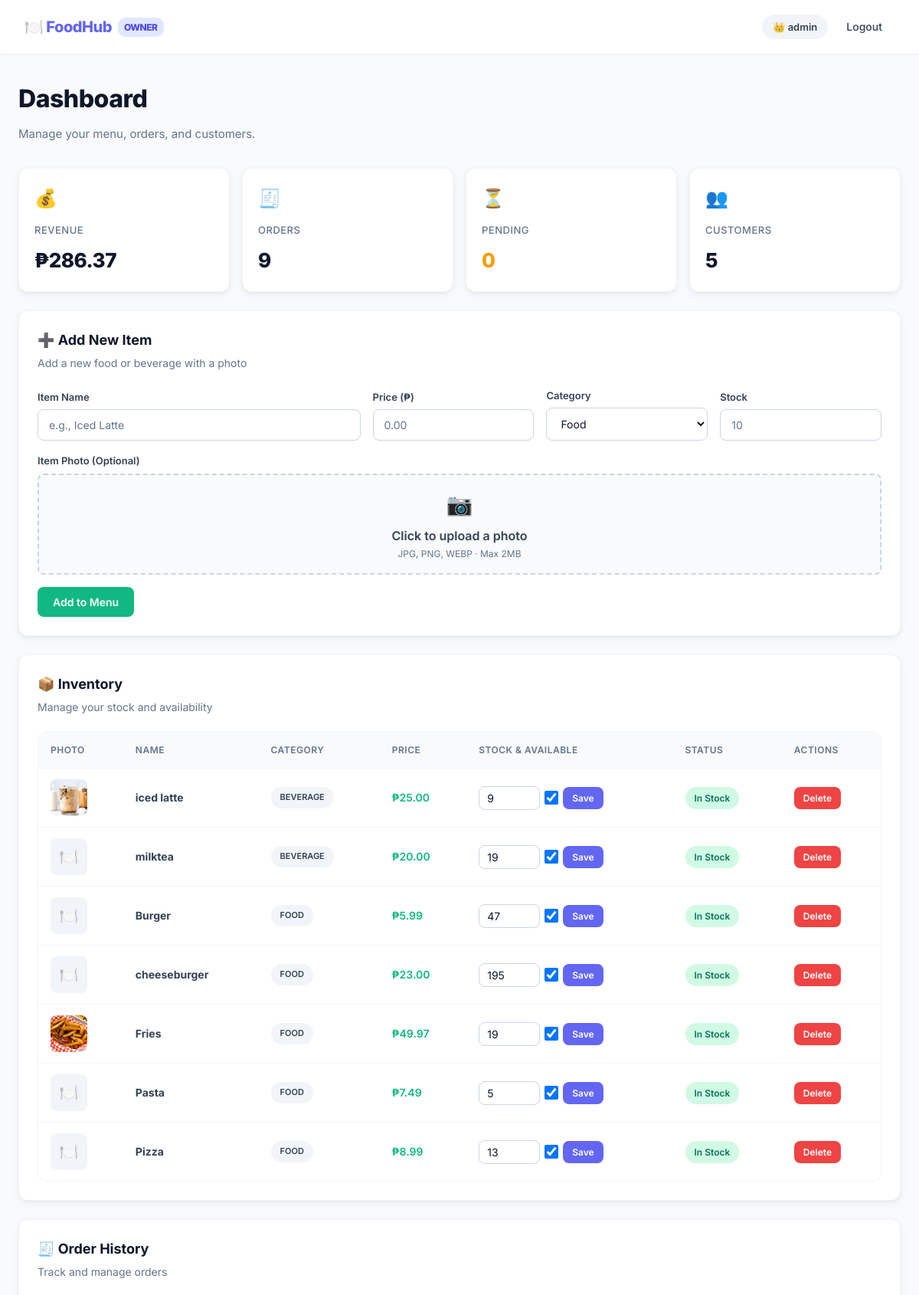
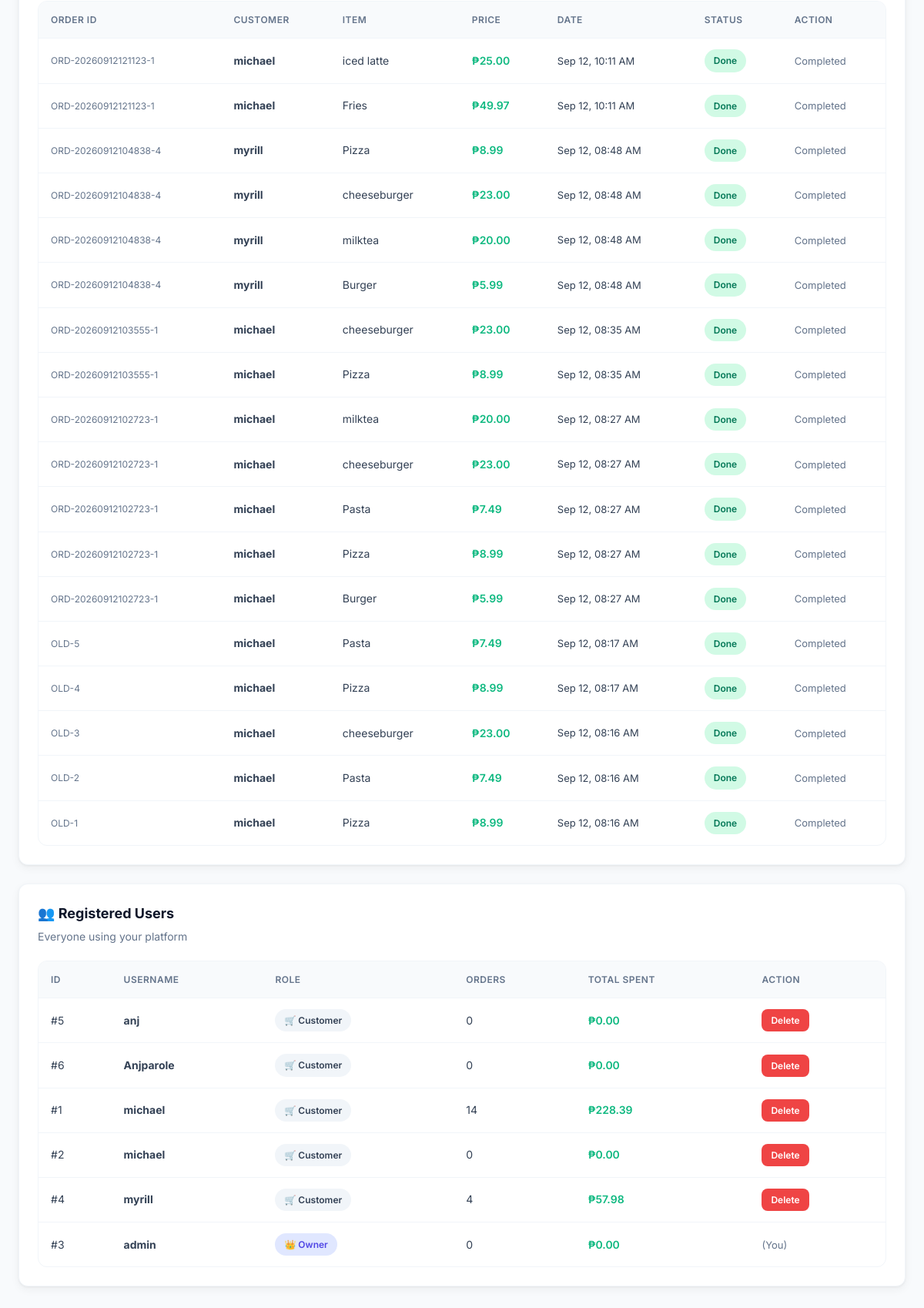
The app's page /Food_Ordering/admin.php (signed in) with its own data (2 pictures, top to bottom).
### tables this page shows
CREATE TABLE `menu` (
  `id` int(11) NOT NULL,
  `name` varchar(100) NOT NULL,
  `price` decimal(10,2) NOT NULL,
  `available` tinyint(1) DEFAULT 1,
  `stock` int(11) DEFAULT 10,
  `category` varchar(50) DEFAULT 'Food',
  `image` varchar(255) DEFAULT NULL
);

CREATE TABLE `orders` (
  `id` int(11) NOT NULL,
  `user_id` int(11) NOT NULL,
  `item_id` int(11) NOT NULL,
  `item_name` varchar(100) NOT NULL,
  `price` decimal(10,2) NOT NULL,
  `quantity` int(11) DEFAULT 1,
  `order_date` timestamp NOT NULL DEFAULT current_timestamp(),
  `status` varchar(20) DEFAULT 'Processing',
  `group_order_id` varchar(50) DEFAULT NULL
);

CREATE TABLE `users` (
  `id` int(11) NOT NULL,
  `username` varchar(50) NOT NULL,
  `password` varchar(255) NOT NULL,
  `role` varchar(20) DEFAULT 'customer'
);

### Food_Ordering/admin.php (the view, shortened to what this page needs)
<?php
require 'db_connect.php';
$menu_items = $pdo->query("SELECT * FROM menu ORDER BY category, name")->fetchAll();
$orders = $pdo->query("SELECT orders.*, users.username FROM orders JOIN users ON orders.user_id = users.id ORDER BY orders.order_date DESC")->fetchAll();
$users_list = $pdo->query("
    SELECT users.id, users.username, users.role,
           COUNT(orders.id) AS total_orders,
           COALESCE(SUM(orders.price * orders.quantity), 0) AS total_spent
    FROM users LEFT JOIN orders ON users.id = orders.user_id
    GROUP BY users.id ORDER BY users.role DESC, users.username ASC
")->fetchAll();
$total_revenue = $pdo->query("SELECT COALESCE(SUM(price * quantity), 0) FROM orders")->fetchColumn();
$total_orders = $pdo->query("SELECT COUNT(DISTINCT group_order_id) FROM orders")->fetchColumn();
$pending_orders = $pdo->query("SELECT COUNT(*) FROM orders WHERE status = 'Processing'")->fetchColumn();
$total_customers = $pdo->query("SELECT COUNT(*) FROM users WHERE role = 'customer'")->fetchColumn();
?>
<!DOCTYPE html>
<html lang="en">
<head>
    <link rel="stylesheet" href="assets/style.css">
</head>
<body>
    <nav class="navbar">
        <a href="admin.php" class="navbar-brand">🍽️ FoodHub <span style="font-size:12px; background: var(--primary-light); color: var(--primary-dark); padding: 3px 8px; border-radius: 10px;">OWNER</span></a>
        <ul class="navbar-nav">
            <li><span class="user-badge">👑 <?php echo htmlspecialchars($_SESSION['username']); ?></span></li>
            <li><a href="logout.php">Logout</a></li>
        </ul>
    </nav>
    <div class="container">
        <h1 class="page-title">Dashboard</h1>
        <p class="page-subtitle">Manage your menu, orders, and customers.</p>
        <div class="stats-grid">
            <div class="stat-card"><div class="stat-icon">💰</div><div class="stat-label">Revenue</div><div class="stat-value">₱<?php echo number_format($total_revenue, 2); ?></div></div>
            <div class="stat-card"><div class="stat-icon">🧾</div><div class="stat-label">Orders</div><div class="stat-value"><?php echo $total_orders; ?></div></div>
            <div class="stat-card"><div class="stat-icon">⏳</div><div class="stat-label">Pending</div><div class="stat-value" style="color: var(--warning);"><?php echo $pending_orders; ?></div></div>
            <div class="stat-card"><div class="stat-icon">👥</div><div class="stat-label">Customers</div><div class="stat-value"><?php echo $total_customers; ?></div></div>
        </div>
        <div class="card">
            <div class="card-header">
                <div>
                    <div class="card-title">➕ Add New Item</div>
                    <div class="card-description">Add a new food or beverage with a photo</div>
                </div>
            </div>
            <form method="POST" enctype="multipart/form-data">
                <div class="form-row">
                    <div class="form-group">
                        <label class="form-label">Item Name</label>
                        <input type="text" name="name" class="form-input" placeholder="e.g., Iced Latte" required>
                    </div>
                    <div class="form-group">
                        <label class="form-label">Price (₱)</label>
                        <input type="number" step="0.01" name="price" class="form-input" placeholder="0.00" required>
                    </div>
                    <div class="form-group">
                        <label class="form-label">Category</label>
                        <select name="category" class="form-select">
                            <option value="Food">Food</option>
                        </select>
                    </div>
                    <div class="form-group">
                        <label class="form-label">Stock</label>
                        <input type="number" name="stock" class="form-input" placeholder="10" min="0" required>
                    </div>
                </div>
                <div class="form-group mt-4">
                    <label class="form-label">Item Photo (Optional)</label>
                    <label class="image-upload-area" for="image-input">
                        <div style="font-size: 28px;">📷</div>
                        <div style="font-weight: 600; color: var(--gray-700); margin-top: 6px;">Click to upload a photo</div>
                        <div style="font-size: 12px; color: var(--gray-500);">JPG, PNG, WEBP · Max 2MB</div>
                    </label>
                </div>
                <button type="submit" name="add_item" class="btn btn-success mt-4">Add to Menu</button>
            </form>
        </div>
        <div class="card">
            <div class="card-header">
                <div>
                    <div class="card-title">📦 Inventory</div>
                    <div class="card-description">Manage your stock and availability</div>
                </div>
            </div>
            <div class="table-wrapper">
                <table>
                    <thead>
                        <tr><th>Photo</th><th>Name</th><th>Category</th><th>Price</th><th>Stock & Available</th><th>Status</th><th>Actions</th></tr>
                    </thead>
                    <tbody>
                        <?php foreach($menu_items as $item): ?>
                        <tr>
                            <td>
                                <?php if(!empty($item['image']) && file_exists('uploads/' . $item['image'])): ?>
                                    <img src="uploads/<?php echo htmlspecialchars($item['image']); ?>" alt="" class="item-thumb">
                                <?php else: ?>
                                    <div class="item-thumb-placeholder">🍽️</div>
                                <?php endif; ?>
                            </td>
                            <td><strong><?php echo htmlspecialchars($item['name']); ?></strong></td>
                            <td><span class="badge badge-category"><?php echo htmlspecialchars($item['category']); ?></span></td>
                            <td class="text-success" style="font-weight: 600;">₱<?php echo number_format($item['price'], 2); ?></td>
                            <td>
                                <form method="POST" style="display: flex; gap: 6px; align-items: center;">
                                    <input type="number" name="stock" value="<?php echo $item['stock']; ?>" min="0" class="form-input" style="width: 80px; padding: 6px 10px;">
                                    <input type="checkbox" name="available" value="1" <?php echo $item['available'] ? 'checked' : ''; ?> style="width:18px; height:18px;">
                                    <button type="submit" name="update_item" class="btn btn-primary btn-sm">Save</button>
                                </form>
                            </td>
                            <td>
                                <?php if($item['available'] && $item['stock'] > 0): ?>
                                    <span class="badge badge-done">In Stock</span>
                                <?php else: ?>
                                    <span class="badge badge-processing">Out</span>
                                <?php endif; ?>
                            </td>
                            <td>
                                <form method="POST" style="display:inline;" onsubmit="return confirm('Delete this item?');">
                                    <button type="submit" name="delete_item" class="btn btn-danger btn-sm">Delete</button>
                                </form>
                            </td>
                        </tr>
                        <?php endforeach; ?>
                    </tbody>
                </table>
            </div>
        </div>
        <div class="card">
            <div class="card-header"><div><div class="card-title">🧾 Order History</div><div class="card-description">Track and manage orders</div></div></div>
            <div class="table-wrapper">
                <table>
                    <thead><tr><th>Order ID</th><th>Customer</th><th>Item</th><th>Price</th><th>Date</th><th>Status</th><th>Action</th></tr></thead>
                    <tbody>
                        <?php foreach($orders as $order): ?>
                        <tr>
                            <td style="font-size: 12px; color: var(--gray-500);"><?php echo htmlspecialchars($order['group_order_id']); ?></td>
                            <td><strong><?php echo htmlspecialchars($order['username']); ?></strong></td>
                            <td><?php echo htmlspecialchars($order['item_name']); ?></td>
                            <td class="text-success" style="font-weight: 600;">₱<?php echo number_format($order['price'], 2); ?></td>
                            <td style="font-size: 13px;"><?php echo date('M d, h:i A', strtotime($order['order_date'])); ?></td>
                            <td><span class="badge <?php echo $order['status'] == 'Done' ? 'badge-done' : 'badge-processing'; ?>"><?php echo $order['status']; ?></span></td>
                            <td>
                                <?php if($order['status'] == 'Processing'): ?>
                                    <form method="POST" style="display:inline;">
                                        <input type="hidden" name="group_order_id" value="<?php echo $order['group_order_id']; ?>">
                                        <button type="submit" name="mark_done" class="btn btn-success btn-sm">✔ Done</button>
                                    </form>
                                <?php else: ?>
                                    <span class="text-muted" style="font-size: 13px;">Completed</span>
                                <?php endif; ?>
                            </td>
                        </tr>
                        <?php endforeach; ?>
                    </tbody>
                </table>
            </div>
        </div>
        <div class="card">
            <div class="card-header"><div><div class="card-title">👥 Registered Users</div><div class="card-description">Everyone using your platform</div></div></div>
            <div class="table-wrapper">
                <table>
                    <thead><tr><th>ID</th><th>Username</th><th>Role</th><th>Orders</th><th>Total Spent</th><th>Action</th></tr></thead>
                    <tbody>
                        <?php foreach($users_list as $u): ?>
                        <tr>
                            <td>#<?php echo $u['id']; ?></td>
                            <td><strong><?php echo htmlspecialchars($u['username']); ?></strong></td>
                            <td><span class="badge <?php echo $u['role'] == 'admin' ? 'badge-owner' : 'badge-customer'; ?>"><?php echo $u['role'] == 'admin' ? '👑 Owner' : '🛒 Customer'; ?></span></td>
                            <td><?php echo $u['total_orders']; ?></td>
                            <td class="text-success" style="font-weight: 600;">₱<?php echo number_format($u['total_spent'], 2); ?></td>
                            <td>
                                <?php if($u['id'] != $_SESSION['user_id']): ?>
                                    <form method="POST" style="display:inline;" onsubmit="return confirm('Delete this user and all their orders?');">
                                        <button type="submit" name="delete_user" class="btn btn-danger btn-sm">Delete</button>
                                    </form>
                                <?php else: ?>
                                    <span class="text-muted" style="font-size: 13px;">(You)</span>
                                <?php endif; ?>
                            </td>
                        </tr>
                        <?php endforeach; ?>
                    </tbody>
                </table>
            </div>
        </div>
    </div>
</body>
</html>

### Food_Ordering/admin.php (style rules this page uses)
.image-upload-area { border: 2px dashed var(--gray-300); border-radius: var(--radius-sm); padding: 16px; text-align: center; cursor: pointer; transition: var(--transition); background: var(--gray-50); }
.item-thumb { width: 48px; height: 48px; border-radius: 8px; object-fit: cover; background: var(--gray-100); display: block; }
.item-thumb-placeholder { width: 48px; height: 48px; border-radius: 8px; background: var(--gray-100); display: flex; align-items: center; justify-content: center; font-size: 20px; }

### records on screen
menu: image (picture), name "iced latte", category "BEVERAGE", price "25.00", stock "9", available "☑", shows "In Stock"
menu: name "milktea", category "BEVERAGE", price "20.00", stock "19", available "☑", shows "In Stock"
menu: name "Burger", category "FOOD", price "5.99", stock "47", available "☑", shows "In Stock"
menu: name "cheeseburger", category "FOOD", price "23.00", stock "195", available "☑", shows "In Stock"
menu: image (picture), name "Fries", category "FOOD", price "49.97", stock "19", available "☑", shows "In Stock"
menu: name "Pasta", category "FOOD", price "7.49", stock "5", available "☑", shows "In Stock"
menu: name "Pizza", category "FOOD", price "8.99", stock "13", available "☑", shows "In Stock"
orders: group_order "ORD-20260912121123-1", user.username "michael", item_name "iced latte", price "25.00", order_date "Sep 12, 10:11 AM", status "Done", shows "Completed"
orders: group_order "ORD-20260912121123-1", user.username "michael", item_name "Fries", price "49.97", order_date "Sep 12, 10:11 AM", status "Done", shows "Completed"
orders: group_order "ORD-20260912104838-4", user.username "myrill", item_name "Pizza", price "8.99", order_date "Sep 12, 08:48 AM", status "Done", shows "Completed"
orders: group_order "ORD-20260912104838-4", user.username "myrill", item_name "cheeseburger", price "23.00", order_date "Sep 12, 08:48 AM", status "Done", shows "Completed"
orders: group_order "ORD-20260912104838-4", user.username "myrill", item_name "milktea", price "20.00", order_date "Sep 12, 08:48 AM", status "Done", shows "Completed"
orders: group_order "ORD-20260912104838-4", user.username "myrill", item_name "Burger", price "5.99", order_date "Sep 12, 08:48 AM", status "Done", shows "Completed"
orders: group_order "ORD-20260912103555-1", user.username "michael", item_name "cheeseburger", price "23.00", order_date "Sep 12, 08:35 AM", status "Done", shows "Completed"
orders: group_order "ORD-20260912103555-1", user.username "michael", item_name "Pizza", price "8.99", order_date "Sep 12, 08:35 AM", status "Done", shows "Completed"
orders: group_order "ORD-20260912102723-1", user.username "michael", item_name "milktea", price "20.00", order_date "Sep 12, 08:27 AM", status "Done", shows "Completed"
orders: group_order "ORD-20260912102723-1", user.username "michael", item_name "cheeseburger", price "23.00", order_date "Sep 12, 08:27 AM", status "Done", shows "Completed"
orders: group_order "ORD-20260912102723-1", user.username "michael", item_name "Pasta", price "7.49", order_date "Sep 12, 08:27 AM", status "Done", shows "Completed"
orders: group_order "ORD-20260912102723-1", user.username "michael", item_name "Pizza", price "8.99", order_date "Sep 12, 08:27 AM", status "Done", shows "Completed"
orders: group_order "ORD-20260912102723-1", user.username "michael", item_name "Burger", price "5.99", order_date "Sep 12, 08:27 AM", status "Done", shows "Completed"
orders: group_order "OLD-5", user.username "michael", item_name "Pasta", price "7.49", order_date "Sep 12, 08:17 AM", status "Done", shows "Completed"
orders: group_order "OLD-4", user.username "michael", item_name "Pizza", price "8.99", order_date "Sep 12, 08:17 AM", status "Done", shows "Completed"
orders: group_order "OLD-3", user.username "michael", item_name "cheeseburger", price "23.00", order_date "Sep 12, 08:16 AM", status "Done", shows "Completed"
orders: group_order "OLD-2", user.username "michael", item_name "Pasta", price "7.49", order_date "Sep 12, 08:16 AM", status "Done", shows "Completed"
orders: group_order "OLD-1", user.username "michael", item_name "Pizza", price "8.99", order_date "Sep 12, 08:16 AM", status "Done", shows "Completed"
users: id "5", username "anj", role "🛒 Customer", total_orders "0", total_spent "0.00"
users: id "6", username "Anjparole", role "🛒 Customer", total_orders "0", total_spent "0.00"
users: id "1", username "michael", role "🛒 Customer", total_orders "14", total_spent "228.39"
users: id "2", username "michael", role "🛒 Customer", total_orders "0", total_spent "0.00"
users: id "4", username "myrill", role "🛒 Customer", total_orders "4", total_spent "57.98"
users: id "3", username "admin", role "👑 Owner", total_orders "0", total_spent "0.00", shows "(You)"

### other values on screen
$_SESSION['username'] "admin"
$total_revenue "286.37"
$total_orders "9"
$pending_orders "0"
$total_customers "5"
